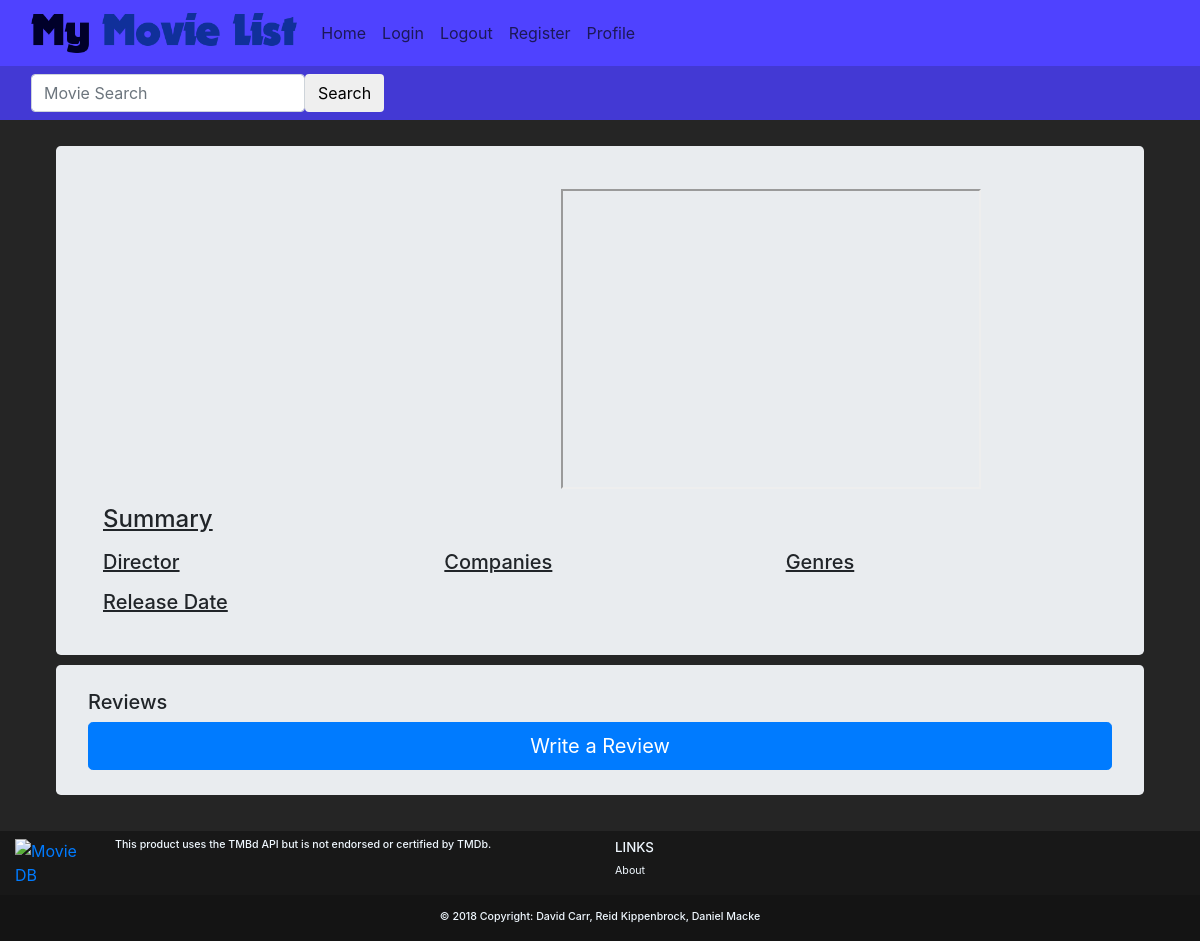
/movies/?movie_id=129, run on an earlier commit of the app's database.
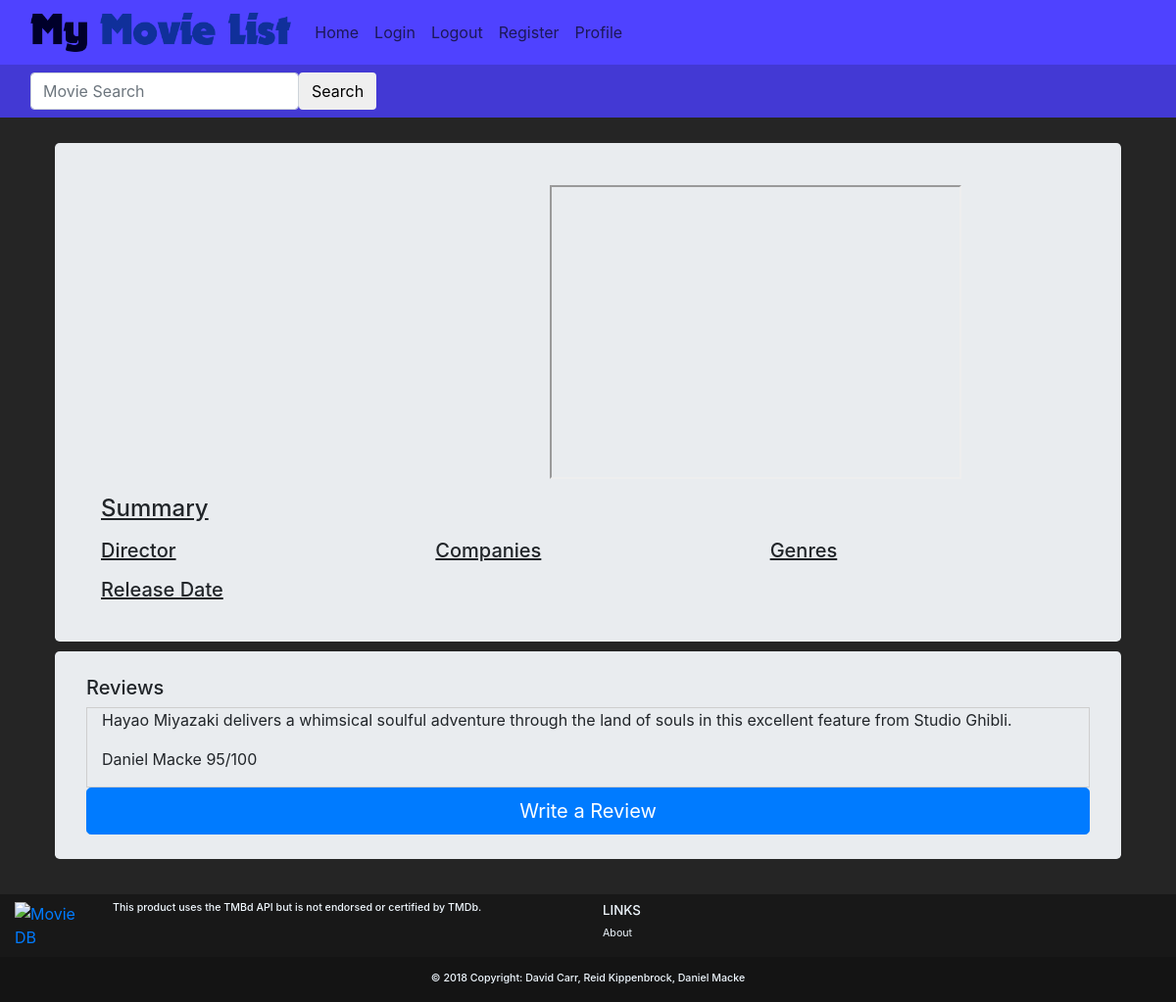
And on a later commit of the database.
### movies/models.py (models this page shows)
class MovieReview(models.Model):
    user = models.ForeignKey(User,on_delete=models.CASCADE,default=1)
    movie_id = models.IntegerField(default=0)
    movie_title = models.CharField(max_length=50, default='')
    rating = models.IntegerField(
        default=0,
        validators=[
            MaxValueValidator(100),
            MinValueValidator(0)
        ]
    )
    review = models.CharField(max_length=1000, default='')

### movies/views.py (the view)
# urls.py: path('', views.movies),
def movies(request):
    movie_id = request.GET.get('movie_id')
    movie = tmdb.Movies(movie_id)
    if(movie_id):
        movie_info = movie.info()
        movie_title = movie_info["title"]
        movie_poster = 'http://image.tmdb.org/t/p/w185/' + movie_info["poster_path"]
        movie_overview = movie_info["overview"]
        movie_genres = movie_info["genres"]
        movie_companies = movie_info["production_companies"]
        movie_release_date = movie_info["release_date"]
        movie_trailer = ""
        movie_director = ""
        movie_director_pic = ""
        for f in movie.videos()["results"]:
            if (f["site"] == "YouTube" and f["type"] == "Trailer"):
                movie_trailer = "https://youtube.com/embed/" + f["key"]
                break;
        for f in movie.credits()["crew"]:
            if f["job"] == "Director" :
                movie_director = f["name"]
                movie_director_pic = f["profile_path"]
        movie_homepage = movie_info["homepage"]
        movie_reviews =  MovieReview.objects.filter(movie_id=movie_id)
        args = {'id':movie_id,'title': movie_title, 'poster': movie_poster, 'overview': movie_overview, 'genres': movie_genres,
                'companies': movie_companies, 'release_date': movie_release_date, 'trailer': movie_trailer,
                'homepage': movie_homepage, 'director':movie_director, 'director_pic':movie_director_pic,'reviews':movie_reviews,}
    return render(request, 'movies/movies.html', args)

### movies/templates/movies/movies.html (shortened to what this page needs)
{% extends 'base.html' %}
{% block body %}
  <div class="container p-3">
    <div class="jumbotron">
      <div class="container-fluid">
        <div class="row" style="padding-top: 10px;">
          <div class="col-md-4 text-center">
          </div>
          <div class="col-md-8 text-center">
            <iframe height="300" width="420" src="{{ trailer }}">
            </iframe>
          </div>
        </div>
        <div class="row" style="padding-top: 10px;">
            <div class="col-md-12 lead">
                <u><h4 class"text-md-left"> Summary </h4></u>
            </div>
        </div>
        <div class="row">
          <div class="col-md-4">
            <u><h5 class="text-md-left"> Director </h5></u>
            <u><h5 class="text-md-left"> Release Date </h5></u>
          </div>
          <div class="col-md-4">
            <u><h5 class="text-md-left"> Companies </h5></u>
          </div>
          <div class="col-md-4">
            <u><h5 class="text-md-left text-underline"> Genres </h5></u>
          </div>
        </div>
      </div>
    </div>
    <div class="jumbotron">
      <h5>Reviews</h5>
        {%for review in reviews%}
        <div class="container-fluid" style="border:1px solid #cecece;">
          <blockquote>
            <p>{{review.review}}<p>
            <footer> {{review.user.first_name}} {{review.user.last_name}} {{review.rating}}/100</footer>
          </blockquote>
        </div>
        {% endfor %}
        <a href="/movies/write_review/?movie_id={{ id }}" class="btn btn-primary btn-lg btn-block">Write a Review</a>
    </div>
  </div>
{% endblock %}

What changed in the data, as far as the page shows it:
added MovieReview: review "Hayao Miyazaki delivers a whimsical soulful adventure through the land of souls in this excellent feature from Studio Ghibli.", user.first_name "Daniel", user.last_name "Macke", rating "95"
